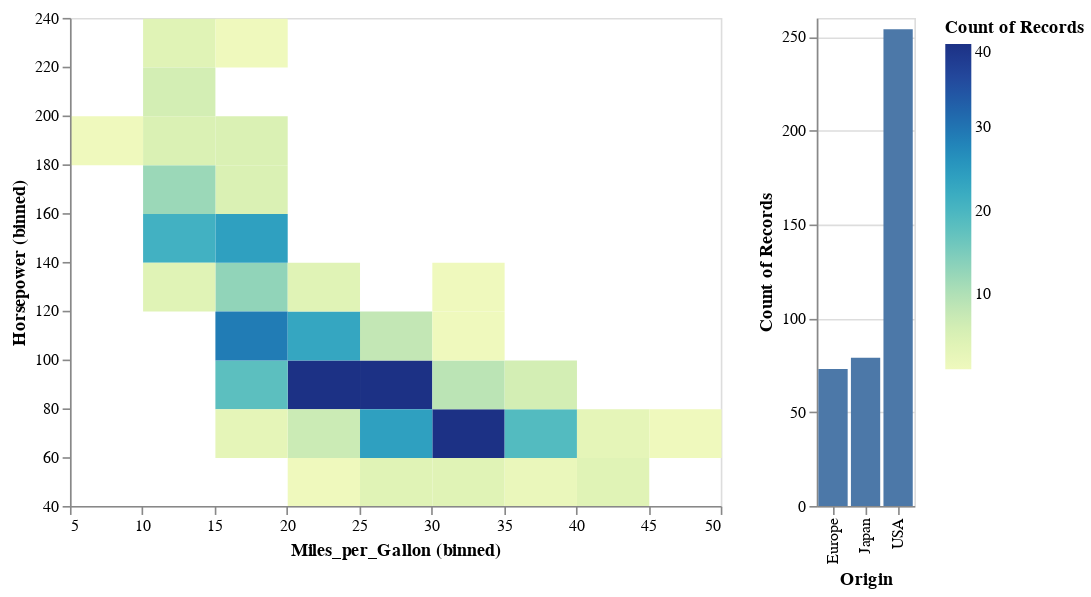

The notebook cell this image was saved under:
### Code cell
import altair as alt
from vega_datasets import data
cars = data.cars()

highlight = alt.selection_single()
select = alt.selection_single(encodings=['x', 'y'])

chart = alt.Chart(cars).mark_rect().encode(
    x=alt.X('Miles_per_Gallon', bin=True), 
    y=alt.X('Horsepower', bin=True),
    color=alt.condition(highlight, 'count()', alt.value('lightgray'))
).add_selection(
    highlight, select
)

hist = alt.Chart(cars).mark_bar().encode(
    y='count()',
    x='Origin'
).transform_filter(select)

chart | hist

### Figure 1 — Vega-Lite specification as saved in the notebook (floating-point values rounded to 4 significant figures; data arrays with more than 128 entries replaced by an {"elided": "..."} marker saying what was removed)
{"config": {"view": {"continuousWidth": 400, "continuousHeight": 300}}, "hconcat": [{"mark": "rect", "encoding": {"color": {"condition": {"type": "quantitative", "aggregate": "count", "selection": "selector004"}, "value": "lightgray"}, "x": {"type": "quantitative", "bin": true, "field": "Miles_per_Gallon"}, "y": {"type": "quantitative", "bin": true, "field": "Horsepower"}}, "selection": {"selector004": {"type": "single"}, "selector005": {"type": "single", "encodings": ["x", "y"]}}}, {"mark": "bar", "encoding": {"x": {"type": "nominal", "field": "Origin"}, "y": {"type": "quantitative", "aggregate": "count"}}, "transform": [{"filter": {"selection": "selector005"}}]}], "data": {"name": "data-f02450ab61490a1363517a0190416235"}, "$schema": "https://vega.github.io/schema/vega-lite/v4.8.1.json", "datasets": {"data-f02450ab61490a1363517a0190416235": {"elided": "406 records"}}}
